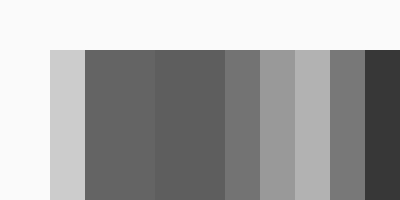
Frame 1 (no input)
Frame 60 (the mouse pressed at the canvas centre just before this capture): identical to frame 1, image omitted
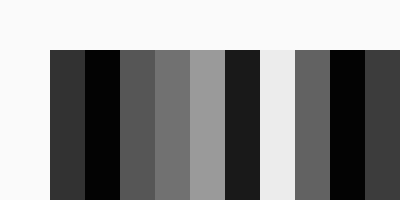
Frame 120 (the mouse held since frame 60 and released just before this capture)

The Processing sketch that drew these frames (run headless with seeded random() and noise(); from frame 60 on, the mouse is pressed at the canvas centre):

// Processing sketch: processing_1677
// ── processing_1677.pde

//comment bu resim kandisky e aittir.
int colors[];  
  
void setup(){  
  colors = new int[35];  
   for (int i = 0; i < 10; i++){  
     colors[i] = (int)random(30,300);  
   }  
    
  size (400,200);  
}  
  
void draw(){  
 background(250);  
 noStroke();  
 for (int i = 0; i < 10; i++){  
    fill(colors[i]);  
    rect(i*35+50,50,250,550);   
 }  
}  
  
void mousePressed(){  
   for (int i = 0; i < 10; i++){  
     colors[i] = (int)random(0,250);  
   }  
}  
 
